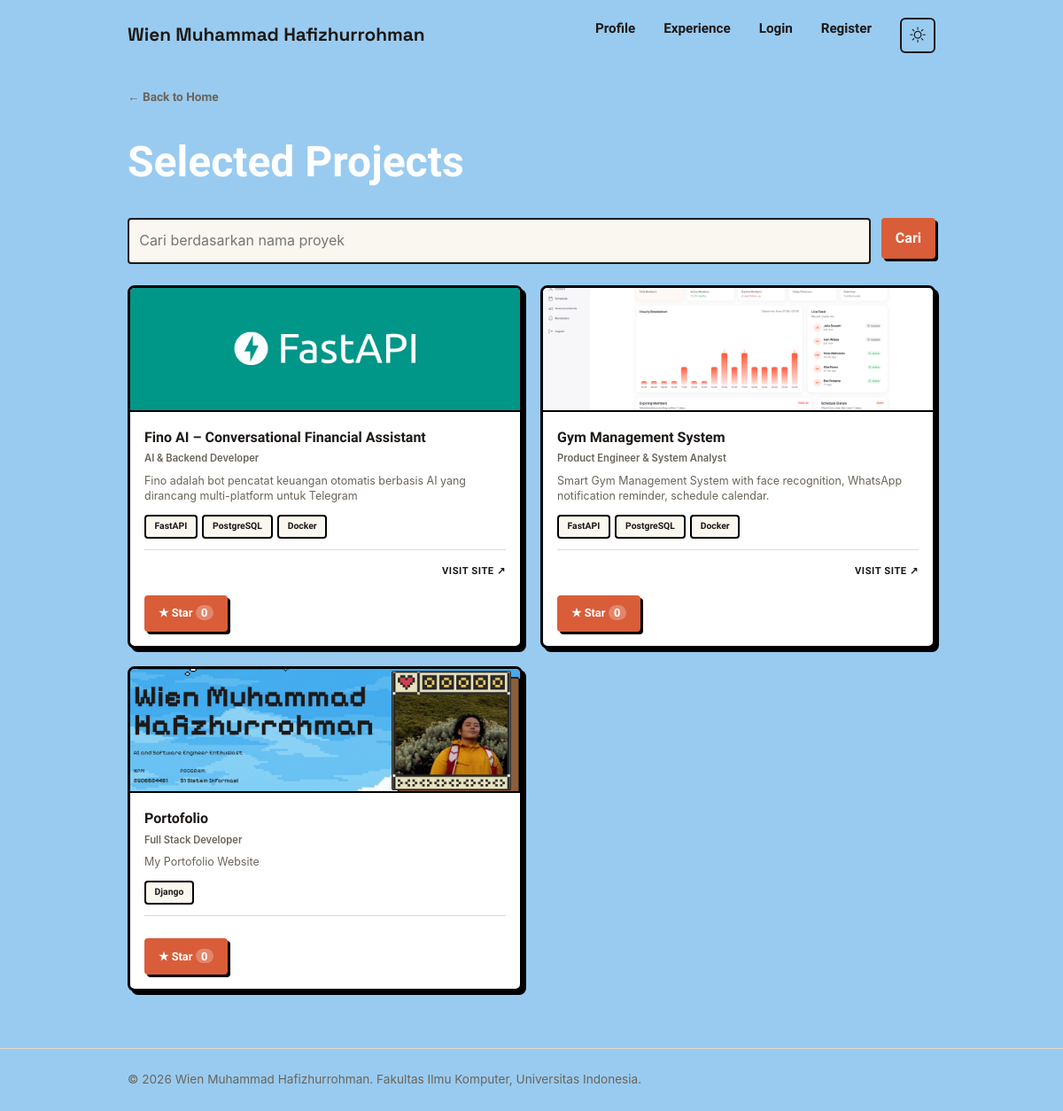
/projects/, run on the app's committed database.
### main/models.py (models this page shows, shortened)
class Project(models.Model):
    title = models.CharField(max_length=100)
    slug = models.SlugField(unique=True)
    role = models.CharField(max_length=150, blank=True, help_text="Contoh: Frontend Developer & Deployment Specialist")
    description = models.TextField()
    thumbnail = models.URLField(blank=True)
    project_url = models.URLField(blank=True, null=True, help_text="Link ke live site atau GitHub")
    is_featured = models.BooleanField(default=False)
    starred_by = models.ManyToManyField(
        User, related_name="starred_projects", blank=True
    )
    tech_stacks = models.ManyToManyField(
        TechStack,
        related_name='projects',
        blank=True
    )
    @property
    def get_thumbnail_url(self):
        return self.thumbnail if self.thumbnail else "/static/img/test_only.png"

class TechStack(models.Model):
    class Category(models.TextChoices):
        BACKEND = 'BACKEND', 'Backend Framework'          # Django, FastAPI, Express, Laravel
        DATABASE = 'DATABASE', 'Database'                  # PostgreSQL, MySQL, MongoDB, Redis
        API = 'API', 'API & Integration'
        FRONTEND = 'FRONTEND', 'Frontend Web'
        CLOUD = 'CLOUD', 'Cloud & Hosting'
        DEVOPS = 'DEVOPS', 'DevOps & CI/CD'
        AI_ML = 'AI_ML', 'AI / Machine Learning'            # TensorFlow, OpenCV, LangChain
        LANGUAGE = 'LANGUAGE', 'Programming Language'
    name = models.CharField(max_length=50, unique=True)
    category = models.CharField(
        max_length=20,
        choices=Category.choices,
        default=Category.BACKEND
    )
    icon_class = models.CharField(
        max_length=100,
        blank=True,
        help_text="Class icon, misal: 'devicon-python-plain' atau SVG path"
    )
    class Meta:
        verbose_name_plural = "Tech Stacks"
        ordering = ['category', 'name']

### main/views.py (the view)
# urls.py: path("projects/", show_projects, name="show_projects"),
def show_projects(request):
    json_response = get_projects_json(request)
    user_edit_permission = can_update(request.user)
    projects = serializers.deserialize(
        "json",
        json_response.content.decode("utf-8"),
    )
    projects = [project.object for project in projects]
    paginator = Paginator(projects, 6)
    page = request.GET.get("page")
    projects = paginator.get_page(page)
    title_query = request.GET.get("title", "").strip()
    context = {
        "name": "Wien Muhammad Hafizhurrohman",
        "project_list": projects,
        "title_query": title_query,
        "can_edit": user_edit_permission,
        "can_create": can_create(request.user),
        "can_delete": can_delete(request.user),
    }
    return render(request, "projects.html", context)

### main/views.py (called while the page is built)
def can_create(user):
    return user.is_authenticated and user.is_superuser

def can_update(user):
    return user.is_authenticated and (
        user.is_superuser or user.groups.filter(name__iexact="editor").exists()
    )

def can_delete(user):
    return can_create(user)

def get_projects_json(request):
    title_query = request.GET.get("title", "").strip()
    projects = Project.objects.all()
    if title_query:
        projects = projects.filter(title__icontains=title_query)
    projects_json = serializers.serialize(
        "json", projects, fields=PROJECT_JSON_FIELDS
    )
    return HttpResponse(projects_json, content_type="application/json")

### templates/projects.html (shortened to what this page needs)
{% extends 'base.html' %}
{% block content %}
<main>
    <section class="projects-page-section">
        <div class="container">
            <a href="{% url 'main:show_main' %}" class="back-link">&#8592; Back to Home</a>
            <div class="project-header">
                <h1 class="projects-page-title">Selected Projects</h1>
            </div>
            <form method="get" action="{% url 'main:show_projects' %}" class="project-search">
                <input type="search"
                       name="title"
                       value="{{ title_query }}"
                       placeholder="Cari berdasarkan nama proyek"
                       class="project-search__input"
                       aria-label="Cari berdasarkan nama proyek">
                <button type="submit" class="button">Cari</button>
            </form>
            {% if project_list %}
                <div class="projects-dark-grid">
                    {% for project in project_list %}
                        <article class="project-dark-card">
                            <div class="project-dark-image">
                                <img src="{{ project.get_thumbnail_url }}" alt="{{ project.title }}">
                            </div>
                            <div class="project-dark-info">
                                <h3>{{ project.title }}</h3>
                                {% if project.role %}
                                    <p class="project-dark-role">{{ project.role }}</p>
                                {% endif %}
                                <p class="project-dark-desc">{{ project.description }}</p>
                                {% if project.tech_stacks.all %}
                                    <div class="project-dark-tech">
                                        {% for tech in project.tech_stacks.all %}
                                            <span class="pill-dark">{{ tech.name }}</span>
                                        {% endfor %}
                                    </div>
                                {% endif %}
                                <div class="project-dark-footer">
                                    {% if project.project_url %}
                                        <a href="{{ project.project_url }}" class="project-dark-link" target="_blank">VISIT SITE &#8599;</a>
                                    {% endif %}
                                </div>
                                <div class="project-actions">
                                    {% include "components/project_star.html" with project=project %}
                                </div>
                            </div>
                        </article>
                    {% endfor %}
                </div>
            {% endif %}
        </div>
    </section>
</main>
{% endblock content %}

### templates/components/project_star.html (shortened to what this page needs)
<form method="post" action="{% url 'main:toggle_star' project.id %}" class="star-form">
    <button type="submit"
            class="button button-star{% if user in project.starred_by.all %} is-starred{% endif %}"
            title="{% if project.starred_by.all %}Dibintangi oleh {{ project.starred_by.all|join:', ' }}{% else %}Jadilah yang pertama memberi star{% endif %}">
        <span aria-hidden="true">★</span>
        {% if user in project.starred_by.all %}Unstar{% else %}Star{% endif %}
        <span class="star-count">{{ project.starred_by.count }}</span>
    </button>
</form>

### static/css/style.css (style rules this page uses)
* { margin: 0; padding: 0; box-sizing: border-box; }
:root { --ink: #1c1917; --paper: #faf6f0; --accent: #d95d39; --accent-dark: #a8442a; --line: #e3d9c9; --text-muted: #6b6459; --radius: 4px; --birumuda: #99cbf0; }
body { font-family: -apple-system, "Segoe UI", Roboto, Helvetica, Arial, sans-serif; color: var(--ink); background-color: var(--birumuda); line-height: 1.6; transition: background-color 0.3s ease, color 0.3s ease; }
h1, .brand { font-family: "Space Grotesk", -apple-system, sans-serif; }
.container { max-width: 960px; margin: 0 auto; padding: 0 1.5rem; }
.back-link { display: inline-block; font-family: "Pixelify Sans", sans-serif; font-size: 0.85rem; font-weight: 600; color: var(--text-muted); text-decoration: none; margin-bottom: 1.5rem; transition: color 0.2s ease; }
.projects-page-section { background-color: var(--birumuda); min-height: 100vh; padding: 6rem 0 4rem; }
.projects-page-title { font-family: "Pixelify Sans", sans-serif; font-size: clamp(2rem, 5vw, 3rem); color: #fff; margin-bottom: 0.5rem; }
.star-form { display: inline; }
.button-star { display: inline-flex; align-items: center; gap: 0.4rem; background: var(--ink); }
.star-count { padding: 0.05rem 0.4rem; border-radius: 999px; background: rgba(255, 255, 255, 0.25); font-size: 0.8rem; }
.projects-dark-grid { display: grid; grid-template-columns: repeat(2, 1fr); gap: 1.25rem; }
.project-dark-card { background-color: #fff; border: 3px solid #000; border-radius: 8px; overflow: hidden; box-shadow: 4px 4px 0px #000; transition: all 0.15s ease-in-out; }
.project-dark-image { height: 140px; overflow: hidden; border-bottom: 2px solid #000; }
.project-dark-image img { width: 100%; height: 100%; object-fit: cover; display: block; }
.project-dark-info { padding: 1rem; }
.project-dark-info h3 { font-family: "Pixelify Sans", sans-serif; font-size: 1rem; font-weight: 700; color: var(--ink); margin-bottom: 0.2rem; }
.project-dark-role { font-size: 0.7rem; color: var(--text-muted); margin-bottom: 0.4rem; font-weight: 600; }
.project-dark-desc { font-size: 0.78rem; color: var(--text-muted); line-height: 1.4; margin-bottom: 0.75rem; }
.project-dark-tech { display: flex; gap: 0.35rem; flex-wrap: wrap; margin-bottom: 0.75rem; }
.pill-dark { font-family: "Pixelify Sans", sans-serif; font-size: 0.65rem; font-weight: 600; padding: 0.2rem 0.6rem; background-color: var(--paper); color: var(--ink); border: 2px solid #000; border-radius: 4px; }
.project-dark-footer { border-top: 1px solid var(--line); padding-top: 0.6rem; text-align: right; }
.project-dark-link { font-family: "Pixelify Sans", sans-serif; font-size: 0.7rem; font-weight: 700; color: var(--ink); text-decoration: none; letter-spacing: 0.05em; transition: color 0.2s ease; }
.button { display: inline-block; height: fit-content; border: 0; border-radius: var(--radius); padding: 0.65rem 1rem; background: var(--accent); color: white; cursor: pointer; font: inherit; font-weight: 700; font-family: "Pixelify Sans", sans-serif; text-decoration: none; transition: all 0.15s ease-in-out; box-shadow: 3px 3px 0px #000; }
.project-header { width: 100%; display: flex; justify-content: space-between; align-items: center; gap: 1rem; margin-bottom: 1.5rem; }
.project-header h1 { margin-bottom: 0; }
.project-search { display: flex; gap: 0.75rem; margin-bottom: 1.5rem; }
.project-search__input { width: 100%; min-width: 0; padding: 0.7rem; border: 2px solid var(--ink); border-radius: var(--radius); background: var(--paper); color: var(--ink); font: inherit; }
.project-actions { display: flex; align-items: center; flex-wrap: wrap; gap: 12px; margin-top: 1rem; }
.project-actions .button { font-size: 0.8rem; font-weight: 600; }

### data on the page
Project: get_thumbnail_url (picture), title "Fino AI – Conversational Financial Assistant", role "AI & Backend Developer", description "Fino adalah bot pencatat keuangan otomatis berbasis AI yang dirancang multi-platform untuk Telegram", shows "Star", starred_by.count "0"
TechStack: name "FastAPI"
TechStack: name "PostgreSQL"
TechStack: name "Docker"
Project: get_thumbnail_url (picture), title "Gym Management System", role "Product Engineer & System Analyst", description "Smart Gym Management System with face recognition, WhatsApp notification reminder, schedule calendar.", shows "Star", starred_by.count "0"
Project: get_thumbnail_url (picture), title "Portofolio", role "Full Stack Developer", description "My Portofolio Website", shows "Star", starred_by.count "0"
TechStack: name "Django"

### other printed values
{{ name }} "Wien Muhammad Hafizhurrohman"
